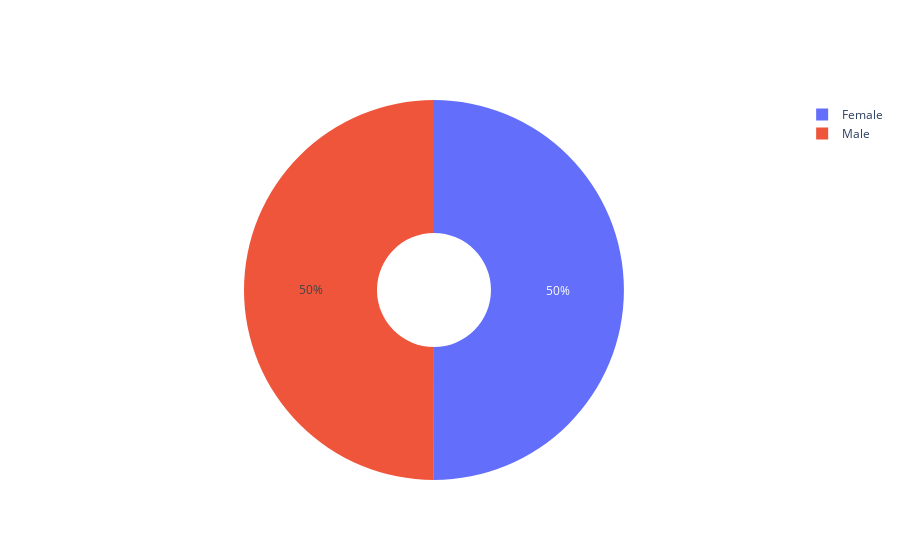

Notebook code for this chart:
### Markdown cell above
Data visualization

### Code cell
import plotly.graph_objects as go

labels = ['Female','Male']
values = [516418, 516154]

# Use `hole` to create a donut-like pie chart
fig = go.Figure(data=[go.Pie(labels=labels, values=values, hole=.3)])
fig.show()

### Figure 1 — Plotly figure (JSON) as saved in the notebook; plotly's stock layout.template omitted (floating-point values rounded to 4 significant figures)
{"data": [{"hole": 0.3, "labels": ["Female", "Male"], "type": "pie", "values": [516418, 516154]}], "layout": {}}
